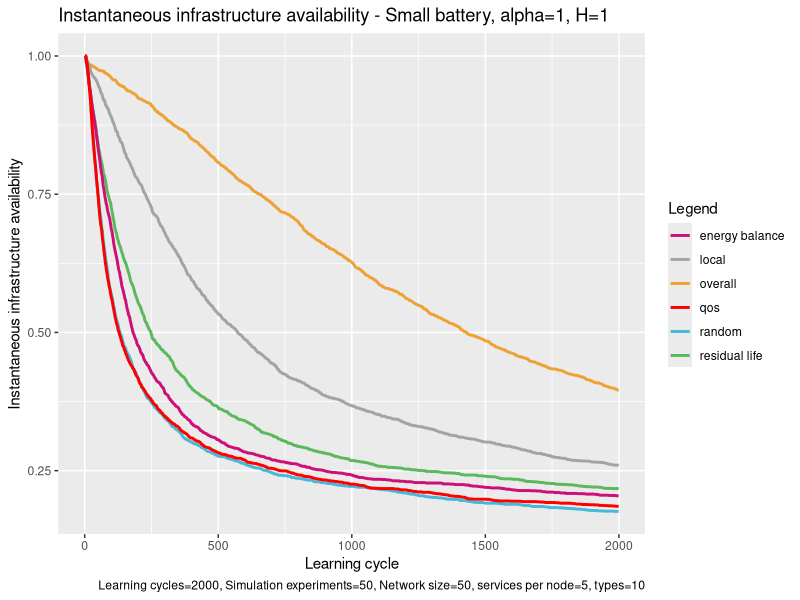

Write R code to recreate this figure.
# execute all lines: ctrl + shift + enter

library(ggplot2)

# set working directory here
setwd(dirname(rstudioapi::getSourceEditorContext()$path))

overall <- read.table("exp_assembly_overall_energy_template.txt", 
                      header = F,
                      sep = " ",
                      col.names= c("overallx", "overally")
)

random <- read.table("exp_assembly_random.txt", 
                     header = F,
                     sep = " ",
                     col.names= c("randomx", "randomy")
)

res <- read.table("exp_assembly_residual_life_template.txt", 
                  header = F,
                  sep = " ",
                  col.names= c("resx","resy")
)

local <- read.table("exp_assembly_local_energy_template.txt", 
                    header = F,
                    sep = " ",
                    col.names= c("locx","locy")
)

learning <- read.table("exp_assembly_energyAware.txt", 
                          header = F,
                          sep = " ",
                          col.names= c("enx","eny")
)

qos <- read.table("exp_assembly_QoS.txt", 
                       header = F,
                       sep = " ",
                       col.names= c("qosx","qosy")
)


overall_x <- overall$overallx
overall_y <- overall$overally

random_y <- random$randomy
res_y <- res$resy
local_y <- local$locy
energyAware_y <- learning$eny
qos_y <- qos$qosy

head(overall)

colors <- c("overall" = "#EEA236", "residual life" = "#5CB85C", "random" = "#46B8DA", "local"="gray64", "energy balance"="deeppink3", "qos"="#FF0000")

ggplot(data=local, aes(x=overall_x, col = group)) + 
  
  geom_line(aes(y = overall_y, color = "overall"), size = 1) +
  geom_line(aes(y = res_y, color = "residual life"), size = 1) +
  geom_line(aes(y = random_y, color = "random"), size = 1) +
  geom_line(aes(y = local_y, color = "local"), size = 1) +
  geom_line(aes(y = energyAware_y, color = "energy balance"), size = 1) +
  geom_line(aes(y = qos_y, color = "qos"), size = 1) +
  
  labs(x = "Learning cycle",
       y = "Instantaneous infrastructure availability",
       color = "Legend",
       title = "Instantaneous infrastructure availability - Small battery, alpha=1, H=1", 
       caption = "Learning cycles=2000, Simulation experiments=50, Network size=50, services per node=5, types=10") +
  
  scale_color_manual(values = colors)
